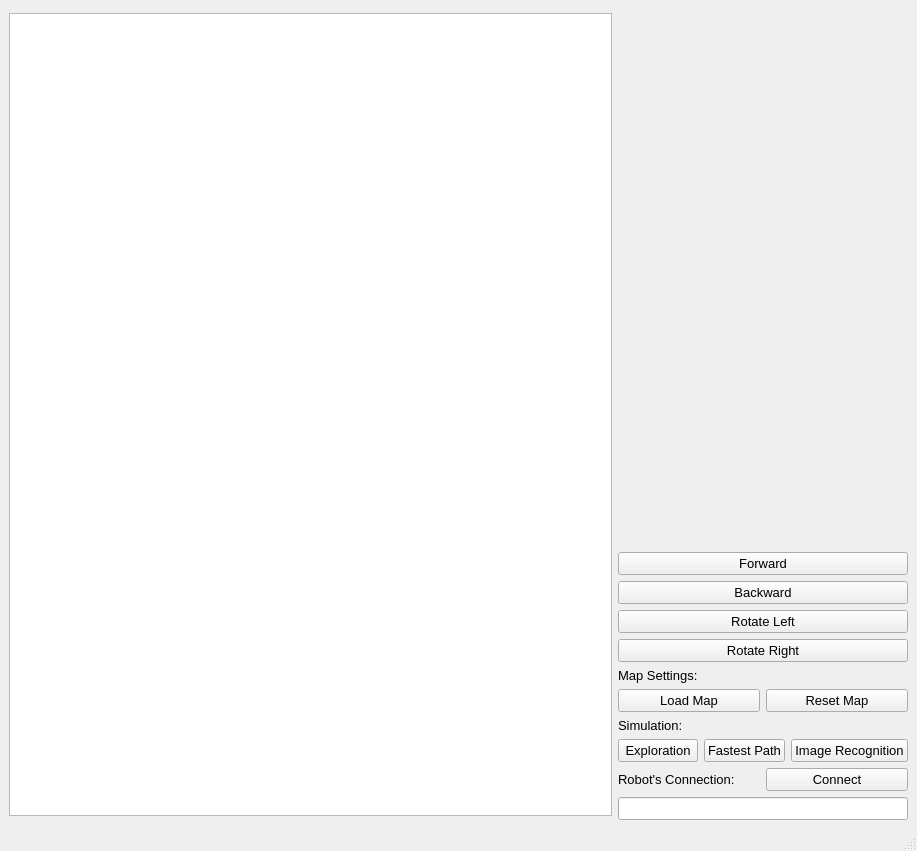
<?xml version="1.0" encoding="UTF-8"?>
<ui version="4.0">
 <class>MainWindow</class>
 <widget class="QMainWindow" name="MainWindow">
  <property name="geometry">
   <rect>
    <x>0</x>
    <y>0</y>
    <width>839</width>
    <height>851</height>
   </rect>
  </property>
  <property name="sizePolicy">
   <sizepolicy hsizetype="Fixed" vsizetype="Fixed">
    <horstretch>0</horstretch>
    <verstretch>0</verstretch>
   </sizepolicy>
  </property>
  <property name="font">
   <font>
    <family>Arial</family>
    <pointsize>10</pointsize>
   </font>
  </property>
  <property name="windowTitle">
   <string>MDP Algorithm</string>
  </property>
  <widget class="QWidget" name="centralwidget">
   <layout class="QHBoxLayout" name="horizontalLayout">
    <item>
     <widget class="QGraphicsView" name="gvMap">
      <property name="minimumSize">
       <size>
        <width>603</width>
        <height>803</height>
       </size>
      </property>
      <property name="maximumSize">
       <size>
        <width>603</width>
        <height>803</height>
       </size>
      </property>
      <property name="verticalScrollBarPolicy">
       <enum>Qt::ScrollBarAlwaysOff</enum>
      </property>
      <property name="horizontalScrollBarPolicy">
       <enum>Qt::ScrollBarAlwaysOff</enum>
      </property>
     </widget>
    </item>
    <item>
     <layout class="QVBoxLayout" name="vlSideBtn">
      <item>
       <spacer name="verticalSpacer">
        <property name="orientation">
         <enum>Qt::Vertical</enum>
        </property>
        <property name="sizeHint" stdset="0">
         <size>
          <width>20</width>
          <height>40</height>
         </size>
        </property>
       </spacer>
      </item>
      <item>
       <widget class="QPushButton" name="btnForward">
        <property name="text">
         <string>Forward</string>
        </property>
       </widget>
      </item>
      <item>
       <widget class="QPushButton" name="btnBackward">
        <property name="text">
         <string>Backward</string>
        </property>
       </widget>
      </item>
      <item>
       <widget class="QPushButton" name="btnRotateLeft">
        <property name="text">
         <string>Rotate Left</string>
        </property>
       </widget>
      </item>
      <item>
       <widget class="QPushButton" name="btnRotateRight">
        <property name="text">
         <string>Rotate Right</string>
        </property>
       </widget>
      </item>
      <item>
       <widget class="QLabel" name="lblMapSettings">
        <property name="text">
         <string>Map Settings:</string>
        </property>
       </widget>
      </item>
      <item>
       <layout class="QHBoxLayout" name="hlMapButton">
        <item>
         <widget class="QPushButton" name="btnLoadMap">
          <property name="minimumSize">
           <size>
            <width>0</width>
            <height>20</height>
           </size>
          </property>
          <property name="text">
           <string>Load Map</string>
          </property>
         </widget>
        </item>
        <item>
         <widget class="QPushButton" name="btnResetMap">
          <property name="minimumSize">
           <size>
            <width>0</width>
            <height>20</height>
           </size>
          </property>
          <property name="text">
           <string>Reset Map</string>
          </property>
         </widget>
        </item>
       </layout>
      </item>
      <item>
       <widget class="QLabel" name="lblSim">
        <property name="text">
         <string>Simulation:</string>
        </property>
       </widget>
      </item>
      <item>
       <layout class="QHBoxLayout" name="hlSim">
        <item>
         <widget class="QPushButton" name="btnSimExpl">
          <property name="sizePolicy">
           <sizepolicy hsizetype="Minimum" vsizetype="Fixed">
            <horstretch>0</horstretch>
            <verstretch>0</verstretch>
           </sizepolicy>
          </property>
          <property name="minimumSize">
           <size>
            <width>0</width>
            <height>20</height>
           </size>
          </property>
          <property name="text">
           <string>Exploration</string>
          </property>
         </widget>
        </item>
        <item>
         <widget class="QPushButton" name="btnSimFastPath">
          <property name="minimumSize">
           <size>
            <width>0</width>
            <height>20</height>
           </size>
          </property>
          <property name="text">
           <string>Fastest Path</string>
          </property>
         </widget>
        </item>
        <item>
         <widget class="QPushButton" name="btnSimImgRecog">
          <property name="sizePolicy">
           <sizepolicy hsizetype="Minimum" vsizetype="Fixed">
            <horstretch>0</horstretch>
            <verstretch>0</verstretch>
           </sizepolicy>
          </property>
          <property name="minimumSize">
           <size>
            <width>0</width>
            <height>20</height>
           </size>
          </property>
          <property name="text">
           <string>Image Recognition</string>
          </property>
         </widget>
        </item>
       </layout>
      </item>
      <item>
       <layout class="QHBoxLayout" name="hlRobotConnection">
        <item>
         <widget class="QLabel" name="lblConnectRobot">
          <property name="text">
           <string>Robot's Connection: </string>
          </property>
         </widget>
        </item>
        <item>
         <widget class="QPushButton" name="btnRobotConnection">
          <property name="text">
           <string>Connect</string>
          </property>
         </widget>
        </item>
       </layout>
      </item>
      <item>
       <widget class="QLineEdit" name="leRobotConnection">
        <property name="readOnly">
         <bool>true</bool>
        </property>
       </widget>
      </item>
     </layout>
    </item>
   </layout>
  </widget>
  <widget class="QMenuBar" name="menubar">
   <property name="geometry">
    <rect>
     <x>0</x>
     <y>0</y>
     <width>839</width>
     <height>18</height>
    </rect>
   </property>
  </widget>
  <widget class="QStatusBar" name="statusbar"/>
 </widget>
 <resources/>
 <connections/>
</ui>
